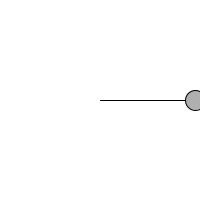
Frame 1 (no input)
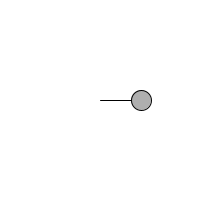
Frame 60 (the mouse pressed at the canvas centre just before this capture)
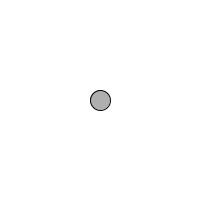
Frame 120 (the mouse held since frame 60 and released just before this capture)

The Processing sketch that drew these frames (run headless with seeded random() and noise(); from frame 60 on, the mouse is pressed at the canvas centre):

// Processing sketch: simpleharmonicmotion_dampened
// ── simpleharmonicmotion_dampened.pde
void setup() {
  size(200, 200);
}

float period = 20;
float amplitude = 100;

void draw() {
  background(255);

  float x = amplitude * cos(TWO_PI * frameCount / period);
  stroke(0);
  fill(175);
  translate(width/2, height/2);
  line(0, 0, x, 0);
  ellipse(x, 0, 20, 20);
  amplitude-=1;
  amplitude = constrain(amplitude,0,100);
}
